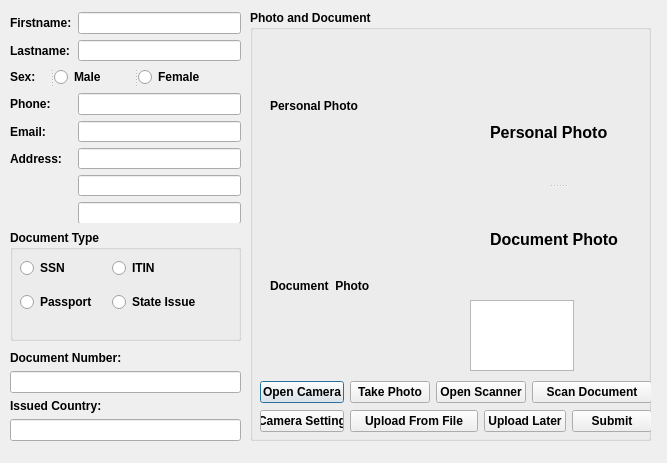
<?xml version="1.0" encoding="UTF-8"?>
<ui version="4.0">
 <class>pullman_new_customer</class>
 <widget class="QDialog" name="pullman_new_customer">
  <property name="geometry">
   <rect>
    <x>0</x>
    <y>0</y>
    <width>667</width>
    <height>463</height>
   </rect>
  </property>
  <property name="windowTitle">
   <string>Dialog</string>
  </property>
  <widget class="QGroupBox" name="groupBox">
   <property name="geometry">
    <rect>
     <x>10</x>
     <y>230</y>
     <width>231</width>
     <height>111</height>
    </rect>
   </property>
   <property name="font">
    <font>
     <weight>75</weight>
     <bold>true</bold>
    </font>
   </property>
   <property name="title">
    <string>Document Type</string>
   </property>
   <widget class="QWidget" name="layoutWidget">
    <property name="geometry">
     <rect>
      <x>10</x>
      <y>20</y>
      <width>181</width>
      <height>71</height>
     </rect>
    </property>
    <layout class="QGridLayout" name="gridLayout_2">
     <item row="1" column="0">
      <widget class="QRadioButton" name="radioButton_5">
       <property name="text">
        <string>Passport</string>
       </property>
      </widget>
     </item>
     <item row="1" column="1">
      <widget class="QRadioButton" name="radioButton_6">
       <property name="text">
        <string>State Issue</string>
       </property>
      </widget>
     </item>
     <item row="0" column="0">
      <widget class="QRadioButton" name="radioButton_3">
       <property name="text">
        <string>SSN</string>
       </property>
      </widget>
     </item>
     <item row="0" column="1">
      <widget class="QRadioButton" name="radioButton_4">
       <property name="text">
        <string>ITIN</string>
       </property>
      </widget>
     </item>
    </layout>
   </widget>
  </widget>
  <widget class="QGroupBox" name="groupBox_2">
   <property name="geometry">
    <rect>
     <x>250</x>
     <y>10</y>
     <width>401</width>
     <height>431</height>
    </rect>
   </property>
   <property name="font">
    <font>
     <weight>75</weight>
     <bold>true</bold>
    </font>
   </property>
   <property name="title">
    <string>Photo and Document</string>
   </property>
   <widget class="QLabel" name="label_9">
    <property name="geometry">
     <rect>
      <x>20</x>
      <y>30</y>
      <width>191</width>
      <height>131</height>
     </rect>
    </property>
    <property name="text">
     <string>Personal Photo</string>
    </property>
   </widget>
   <widget class="QLabel" name="label_10">
    <property name="geometry">
     <rect>
      <x>20</x>
      <y>210</y>
      <width>191</width>
      <height>131</height>
     </rect>
    </property>
    <property name="text">
     <string>Document  Photo</string>
    </property>
   </widget>
   <widget class="QSplitter" name="splitter_2">
    <property name="geometry">
     <rect>
      <x>240</x>
      <y>70</y>
      <width>135</width>
      <height>211</height>
     </rect>
    </property>
    <property name="orientation">
     <enum>Qt::Vertical</enum>
    </property>
    <widget class="QLabel" name="label_11">
     <property name="font">
      <font>
       <pointsize>12</pointsize>
      </font>
     </property>
     <property name="text">
      <string>Personal Photo</string>
     </property>
    </widget>
    <widget class="QLabel" name="label_12">
     <property name="font">
      <font>
       <pointsize>12</pointsize>
      </font>
     </property>
     <property name="text">
      <string>Document Photo</string>
     </property>
    </widget>
   </widget>
   <widget class="QWidget" name="layoutWidget">
    <property name="geometry">
     <rect>
      <x>10</x>
      <y>370</y>
      <width>392</width>
      <height>54</height>
     </rect>
    </property>
    <layout class="QGridLayout" name="gridLayout_4">
     <item row="0" column="0">
      <widget class="QPushButton" name="pushButton">
       <property name="text">
        <string>Open Camera</string>
       </property>
      </widget>
     </item>
     <item row="0" column="1">
      <widget class="QPushButton" name="pushButton_2">
       <property name="text">
        <string>Take Photo</string>
       </property>
      </widget>
     </item>
     <item row="0" column="2" colspan="2">
      <widget class="QPushButton" name="pushButton_3">
       <property name="text">
        <string>Open Scanner</string>
       </property>
      </widget>
     </item>
     <item row="0" column="4" colspan="2">
      <widget class="QPushButton" name="pushButton_4">
       <property name="text">
        <string>Scan Document</string>
       </property>
      </widget>
     </item>
     <item row="1" column="0">
      <widget class="QPushButton" name="pushButton_5">
       <property name="text">
        <string>Camera Setting</string>
       </property>
      </widget>
     </item>
     <item row="1" column="1" colspan="2">
      <widget class="QPushButton" name="pushButton_6">
       <property name="text">
        <string>Upload From File</string>
       </property>
      </widget>
     </item>
     <item row="1" column="3" colspan="2">
      <widget class="QPushButton" name="pushButton_7">
       <property name="text">
        <string>Upload Later</string>
       </property>
      </widget>
     </item>
     <item row="1" column="5">
      <widget class="QPushButton" name="pushButton_8">
       <property name="text">
        <string>Submit</string>
       </property>
      </widget>
     </item>
    </layout>
   </widget>
   <widget class="QTextEdit" name="textEdit">
    <property name="geometry">
     <rect>
      <x>220</x>
      <y>290</y>
      <width>104</width>
      <height>71</height>
     </rect>
    </property>
   </widget>
  </widget>
  <widget class="QWidget" name="layoutWidget">
   <property name="geometry">
    <rect>
     <x>10</x>
     <y>12</y>
     <width>231</width>
     <height>211</height>
    </rect>
   </property>
   <layout class="QGridLayout" name="gridLayout">
    <item row="0" column="0">
     <widget class="QLabel" name="label">
      <property name="font">
       <font>
        <weight>75</weight>
        <bold>true</bold>
       </font>
      </property>
      <property name="text">
       <string>Firstname:</string>
      </property>
     </widget>
    </item>
    <item row="0" column="1">
     <widget class="QLineEdit" name="lineEdit"/>
    </item>
    <item row="1" column="0">
     <widget class="QLabel" name="label_2">
      <property name="font">
       <font>
        <weight>75</weight>
        <bold>true</bold>
       </font>
      </property>
      <property name="text">
       <string>Lastname:</string>
      </property>
     </widget>
    </item>
    <item row="1" column="1">
     <widget class="QLineEdit" name="lineEdit_2"/>
    </item>
    <item row="2" column="0" colspan="2">
     <widget class="QSplitter" name="splitter">
      <property name="orientation">
       <enum>Qt::Horizontal</enum>
      </property>
      <widget class="QLabel" name="label_3">
       <property name="font">
        <font>
         <weight>75</weight>
         <bold>true</bold>
        </font>
       </property>
       <property name="text">
        <string>Sex:</string>
       </property>
      </widget>
      <widget class="QRadioButton" name="radioButton">
       <property name="font">
        <font>
         <weight>75</weight>
         <bold>true</bold>
        </font>
       </property>
       <property name="text">
        <string>Male</string>
       </property>
      </widget>
      <widget class="QRadioButton" name="radioButton_2">
       <property name="font">
        <font>
         <weight>75</weight>
         <bold>true</bold>
        </font>
       </property>
       <property name="text">
        <string>Female</string>
       </property>
      </widget>
     </widget>
    </item>
    <item row="3" column="0">
     <widget class="QLabel" name="label_4">
      <property name="font">
       <font>
        <weight>75</weight>
        <bold>true</bold>
       </font>
      </property>
      <property name="text">
       <string>Phone:</string>
      </property>
     </widget>
    </item>
    <item row="3" column="1">
     <widget class="QLineEdit" name="lineEdit_3"/>
    </item>
    <item row="4" column="0">
     <widget class="QLabel" name="label_5">
      <property name="font">
       <font>
        <weight>75</weight>
        <bold>true</bold>
       </font>
      </property>
      <property name="text">
       <string>Email:</string>
      </property>
     </widget>
    </item>
    <item row="4" column="1">
     <widget class="QLineEdit" name="lineEdit_4"/>
    </item>
    <item row="5" column="0">
     <widget class="QLabel" name="label_6">
      <property name="font">
       <font>
        <weight>75</weight>
        <bold>true</bold>
       </font>
      </property>
      <property name="text">
       <string>Address:</string>
      </property>
     </widget>
    </item>
    <item row="5" column="1">
     <widget class="QLineEdit" name="lineEdit_5"/>
    </item>
    <item row="6" column="1">
     <widget class="QLineEdit" name="lineEdit_6"/>
    </item>
    <item row="7" column="1">
     <widget class="QLineEdit" name="lineEdit_7"/>
    </item>
   </layout>
  </widget>
  <widget class="QWidget" name="layoutWidget">
   <property name="geometry">
    <rect>
     <x>10</x>
     <y>350</y>
     <width>231</width>
     <height>91</height>
    </rect>
   </property>
   <layout class="QGridLayout" name="gridLayout_3">
    <item row="0" column="0">
     <widget class="QLabel" name="label_7">
      <property name="font">
       <font>
        <weight>75</weight>
        <bold>true</bold>
       </font>
      </property>
      <property name="text">
       <string>Document Number:</string>
      </property>
     </widget>
    </item>
    <item row="1" column="0">
     <widget class="QLineEdit" name="lineEdit_8"/>
    </item>
    <item row="2" column="0">
     <widget class="QLabel" name="label_8">
      <property name="font">
       <font>
        <weight>75</weight>
        <bold>true</bold>
       </font>
      </property>
      <property name="text">
       <string>Issued Country:</string>
      </property>
     </widget>
    </item>
    <item row="3" column="0">
     <widget class="QLineEdit" name="lineEdit_9"/>
    </item>
   </layout>
  </widget>
 </widget>
 <resources/>
 <connections/>
</ui>
